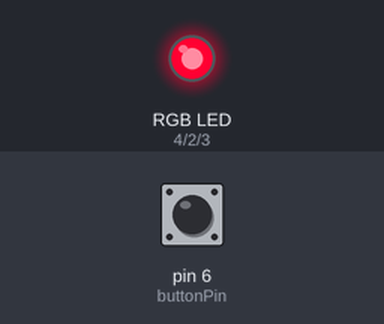
This sketch was run on a simulated Arduino Uno, built with avr-gcc and run on an emulated ATmega328P. Parts: an RGB LED mixed from three pins (HIGH = lit). The test bench sets the inputs (shaded band); at power-on: pin 6 (buttonPin) HIGH. Dim RGB values are drawn brighter than linear.

Above: at 1.2 s.
1.3 s: pin 6 (buttonPin) pulled LOW for 0.15 s
At 1.9 s:
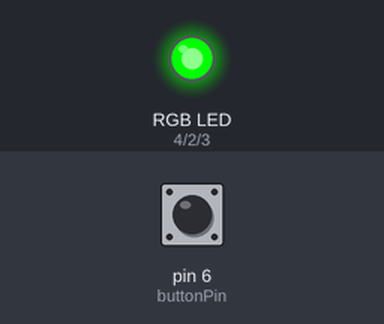
2.9 s: pin 6 (buttonPin) pulled LOW for 0.15 s
At 4.2 s:
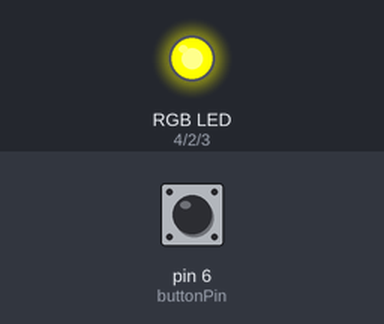
4.5 s: pin 6 (buttonPin) pulled LOW for 0.15 s
At 5.5 s:
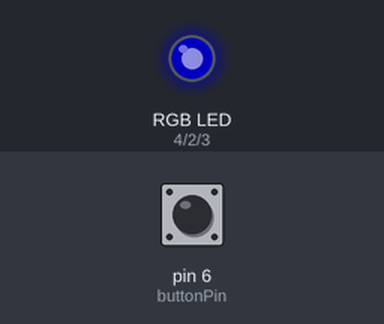
6.1 s: pin 6 (buttonPin) pulled LOW for 1 s
At 8.6 s:
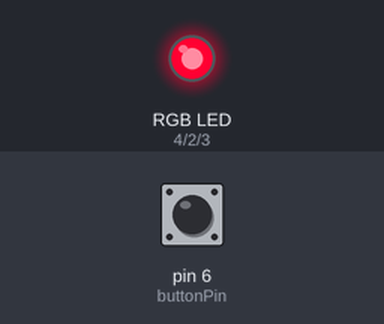
Timing chart, 0 to 9.6 s (numbered marks = the images above; inputs shaded):
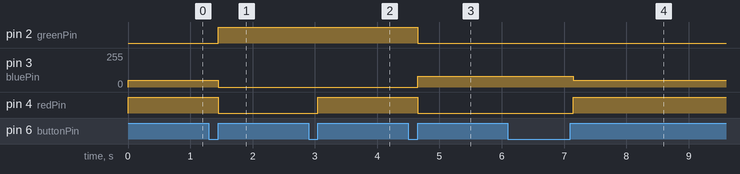

Measured:
- after the input at 1.3 s, pin 2 (greenPin): LOW → HIGH after 0.15 s; pin 3 (bluePin): 50/255 → 0/255 after 0.15 s; pin 4 (redPin): HIGH → LOW after 0.15 s
- after the input at 2.9 s, pin 4 (redPin): LOW → HIGH after 0.15 s
- after the input at 4.5 s, pin 2 (greenPin), pin 4 (redPin): HIGH → LOW after 0.15 s; pin 3 (bluePin): 0/255 → 80/255 after 0.15 s
- after the input at 6.1 s, pin 3 (bluePin): 80/255 → 50/255 after 1.1 s; pin 4 (redPin): LOW → HIGH after 1.1 s

The sketch:

changing_rgb_diode_color_with_button.ino
```cpp
//REjtan Changing rgb ccolor with button

const int buttonPin = 6; //button
const int redPin = 4; //red diode
const int greenPin = 2; // green diode
const int bluePin = 3; // blue diode
int counter = 0;

void setup() {
  pinMode(buttonPin,  INPUT_PULLUP);
  pinMode(redPin, OUTPUT);
  pinMode(greenPin, OUTPUT); //setting up the pin modes
  pinMode(bluePin, OUTPUT);
  Serial.begin(9600);
}

void loop() {
  int buttonState;
  buttonState = digitalRead(buttonPin);
                                                  // here i'm making the button to add 1 to counter

  if (buttonState == LOW) {
    counter++;
    delay(150);
  }

  else if (counter == 0) {
    analogWrite(redPin, 255);
    analogWrite(greenPin, 50);     // diffrent colors just change the values to make other colors
    analogWrite(bluePin, 50);
  }

  else if (counter == 1) {
    analogWrite(redPin, 0);
    analogWrite(greenPin, 255);
    analogWrite(bluePin, 0);
  }

  else if (counter == 2) {
    analogWrite(redPin, 255);
    analogWrite(greenPin, 255);
    analogWrite(bluePin, 0);
  }

  else if (counter == 3) {
    analogWrite(redPin,80);
    analogWrite(greenPin, 0);
    analogWrite(bluePin, 80);
  }

  else {
    counter = 0;             //here I'm setting the counter to zero if it is too big (to make a loop)
  }
}
```
